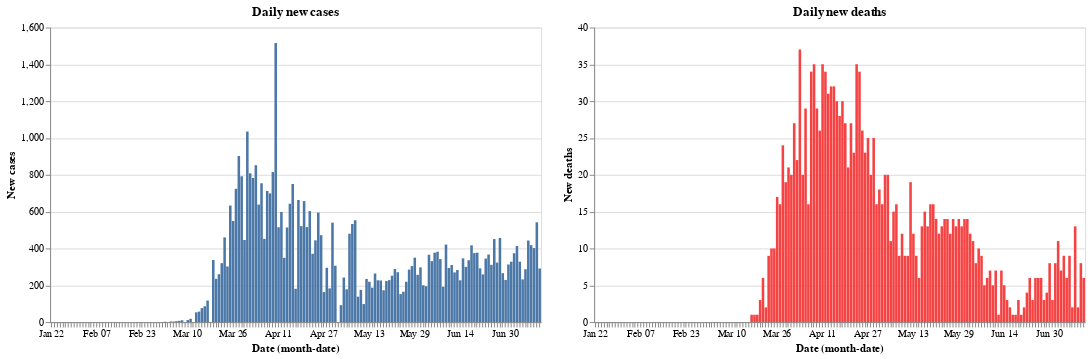

The code cell stored with this chart in its notebook:
### Code cell
red = alt.value('#f54242')
base.encode(y='New cases').properties(title='Daily new cases')|base.encode(y='New deaths',color=red).properties(title='Daily new deaths')

### Figure 1 — Vega-Lite specification as saved in the notebook (floating-point values rounded to 4 significant figures; data arrays with more than 128 entries replaced by an {"elided": "..."} marker saying what was removed)
{"config": {"view": {"continuousWidth": 400, "continuousHeight": 300}}, "hconcat": [{"mark": "bar", "encoding": {"x": {"type": "ordinal", "field": "Date", "timeUnit": "monthdate"}, "y": {"type": "quantitative", "field": "New cases"}}, "title": "Daily new cases", "width": 500}, {"mark": "bar", "encoding": {"color": {"value": "#f54242"}, "x": {"type": "ordinal", "field": "Date", "timeUnit": "monthdate"}, "y": {"type": "quantitative", "field": "New deaths"}}, "title": "Daily new deaths", "width": 500}], "data": {"name": "data-60ee5cf768279a41ca6a283009eb68a8"}, "$schema": "https://vega.github.io/schema/vega-lite/v4.8.1.json", "datasets": {"data-60ee5cf768279a41ca6a283009eb68a8": {"elided": "173 records"}}}
